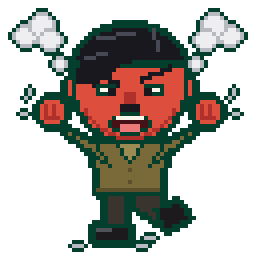

The script that saved this image:
"""boss-hitler als PIL-Pixelart (beide Bildmodelle haben abgelehnt): kleiner tobender Diktator,
64x64-Raster, 1-px Flaschengruen-Kontur, NEAREST x4 -> 256. Keine Abzeichen, keine Symbole.
Aufruf: python art/boss-hitler.py art/boss-hitler.png"""
import sys
from PIL import Image, ImageDraw

OL = (4, 62, 45, 255)                     # Flaschengruen-Kontur wie im Stil-Satz
FACE, FACE_D = (222, 78, 60, 255), (176, 48, 44, 255)
HAIR, HAIR_L = (24, 24, 30, 255), (70, 72, 84, 255)
JACK, JACK_D, JACK_L = (122, 106, 58, 255), (92, 79, 44, 255), (156, 140, 84, 255)
PANT, BOOT, BOOT_L = (58, 52, 46, 255), (28, 26, 28, 255), (80, 80, 88, 255)
WHITE, MOUTH, TONGUE = (250, 246, 236, 255), (70, 18, 24, 255), (236, 120, 120, 255)
STEAM, STEAM_D = (238, 238, 240, 255), (184, 186, 194, 255)

im = Image.new("RGBA", (64, 64), (0, 0, 0, 0))
d = ImageDraw.Draw(im)

# Dampfwolken aus den Ohren
for sx in (1, -1):                       # links normal, rechts gespiegelt
    for x0, y0, x1, y1 in [(13, 14, 16, 17), (3, 6, 9, 11), (7, 3, 13, 9), (9, 7, 15, 12)]:
        if sx < 0:
            x0, x1 = 63 - x1, 63 - x0
        d.ellipse((x0, y0, x1, y1), fill=STEAM, outline=STEAM_D)

# Beine: links steht, rechts stampft hoch
d.rectangle((26, 47, 31, 57), fill=PANT, outline=OL)
d.polygon([(33, 47), (38, 47), (42, 52), (38, 55), (33, 51)], fill=PANT, outline=OL)
d.rectangle((23, 56, 32, 60), fill=BOOT, outline=OL)
d.rectangle((24, 57, 27, 57), fill=BOOT_L)
d.polygon([(38, 52), (44, 50), (47, 54), (41, 57)], fill=BOOT, outline=OL)
# Stampf-Striche
for x0, y0 in [(18, 61), (34, 61), (36, 59)]:
    d.line((x0, y0, x0 + 2, y0), fill=STEAM_D)

# Jacke (schlicht, ohne alles) + Aermel nach oben zu den Faeusten
d.polygon([(23, 35), (41, 35), (40, 48), (24, 48)], fill=JACK, outline=OL)
d.line((24, 47, 39, 47), fill=JACK_D)
d.polygon([(28, 35), (32, 40), (36, 35)], fill=JACK_L, outline=OL)       # schlichter Kragen
for y in (42, 45):
    d.point((32, y), fill=JACK_D)                                         # zwei Knoepfe
d.polygon([(23, 35), (27, 41), (16, 33), (11, 29)], fill=JACK, outline=OL)
d.polygon([(41, 35), (37, 41), (48, 33), (53, 29)], fill=JACK, outline=OL)

# Faeuste
for x0 in (9, 48):
    d.ellipse((x0, 24, x0 + 7, 31), fill=FACE, outline=OL)
    d.line((x0 + 2, 26, x0 + 2, 28), fill=FACE_D)                         # Fingerfugen
    d.line((x0 + 4, 26, x0 + 4, 28), fill=FACE_D)
    d.line((x0 + 2, 29, x0 + 5, 29), fill=FACE_D)                         # Daumen
# Zitter-Striche neben den Faeusten
for x0, y0, x1, y1 in [(6, 24, 7, 22), (5, 28, 6, 28), (57, 24, 58, 22), (58, 28, 59, 28)]:
    d.line((x0, y0, x1, y1), fill=STEAM_D)

# Ohren + Kopf (zu gross, knallrot)
d.ellipse((16, 18, 21, 25), fill=FACE, outline=OL)
d.ellipse((43, 18, 48, 25), fill=FACE, outline=OL)
d.ellipse((18, 6, 46, 35), fill=FACE, outline=OL)
d.arc((19, 7, 45, 34), 30, 150, fill=FACE_D)                              # Schatten am Kinn

# Haare: schwarz mit Seitenscheitel rechts, Tolle quer ueber die Stirn nach links
d.chord((18, 6, 46, 26), 180, 360, fill=HAIR, outline=OL)
d.polygon([(37, 10), (20, 12), (19, 20), (23, 21), (29, 16), (36, 14)], fill=HAIR)   # Tolle ueber die Stirn
d.line((38, 7, 39, 12), fill=HAIR_L)                                      # Scheitel
d.line((24, 9, 33, 8), fill=HAIR_L)
d.line((21, 14, 26, 13), fill=HAIR_L)

# Augen: weiss, Pupillen zur Mitte, Brauen wuetend nach unten
for x0 in (24, 36):
    d.rectangle((x0, 21, x0 + 4, 23), fill=WHITE, outline=OL)
d.rectangle((27, 22, 28, 23), fill=HAIR)
d.rectangle((36, 22, 37, 23), fill=HAIR)
d.line((22, 17, 29, 20), fill=HAIR, width=2)
d.line((42, 17, 35, 20), fill=HAIR, width=2)

# Nase, Zweifingerbart, schreiender Mund
d.rectangle((31, 23, 33, 25), fill=FACE_D)
d.rectangle((30, 26, 34, 27), fill=HAIR)
d.ellipse((27, 28, 37, 33), fill=MOUTH, outline=OL)
d.line((29, 29, 35, 29), fill=WHITE)
d.rectangle((30, 31, 34, 32), fill=TONGUE)

# Aussenkontur fuer alles, was noch keine hat (Dampf)
src = im.copy(); px, sp = im.load(), src.load()
for y in range(64):
    for x in range(64):
        if sp[x, y][3] == 0 and any(0 <= x + dx < 64 and 0 <= y + dy < 64 and sp[x + dx, y + dy][3]
                                     for dx, dy in ((1, 0), (-1, 0), (0, 1), (0, -1))):
            px[x, y] = OL

im.resize((256, 256), Image.NEAREST).save(sys.argv[1], optimize=True)
